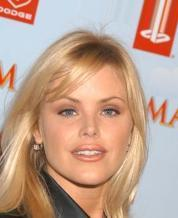
#> input picture test.jpg, 178 x 218 px
$ python mask.py
#> lines starting #> are read from the running program, lines starting #| are printed output that depends on the picture
import numpy as np
import cv2 as cv
import argparse

drawing = False  # true if mouse is pressed
mode = True  # if True, draw rectangle. Press 'm' to toggle to curve
ix, iy = -1, -1
color = (255, 255, 255)
img = None
mask = None


def draw(event, x, y, flags, param):
    global ix, iy, drawing, mode
    if event == cv.EVENT_LBUTTONDOWN:
        drawing = True
        ix, iy = x, y
    elif event == cv.EVENT_MOUSEMOVE:
        if drawing == True:
            if mode == True:
                cv.rectangle(img, (ix, iy), (x, y), color, -1)
                cv.rectangle(mask, (ix, iy), (x, y), color, -1)
            else:
                cv.circle(img, (x, y), 10, color, -1)
                cv.circle(mask, (x, y), 10, color, -1)
    elif event == cv.EVENT_LBUTTONUP:
        drawing = False
        if mode == True:
            cv.rectangle(img, (ix, iy), (x, y), color, -1)
            cv.rectangle(mask, (ix, iy), (x, y), color, -1)
        else:
            cv.circle(img, (x, y), 10, color, -1)
            cv.circle(mask, (x, y), 10, color, -1)


def main(img_path):
#> called with img_path = 'test.jpg'
    global img, mask, mode
    img = cv.imread(img_path)
#> img is the input picture: shape (218, 178, 3); mean B, G, R 141.2, 159.8, 193.6
    gray = cv.cvtColor(img, cv.COLOR_BGR2GRAY)
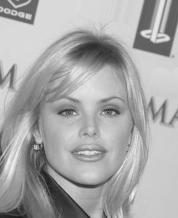
#> gray: shape (218, 178); min 24, max 240, mean 167.8
    mask = np.zeros(img.shape, np.uint8)
    cv.namedWindow('image')
    cv.setMouseCallback('image', draw)
    while (1):
        cv.imshow('image', img)
        k = cv.waitKey(1) & 0xFF
#> (key q is pressed here)
        if k == ord('m'):
            mode = not mode
        elif k == ord('q'):
            cv.imwrite("images/input3.jpg", img)
            cv.imwrite("images/gray3.jpg", gray)
            cv.imwrite("images/mask3.jpg", mask)
            break
        elif k == 27:
            break
    cv.destroyAllWindows()


if __name__ == "__main__":
    parser = argparse.ArgumentParser()
    parser.add_argument('--image', type=str, default="test.jpg")
    args = parser.parse_args()
    main(args.image)
